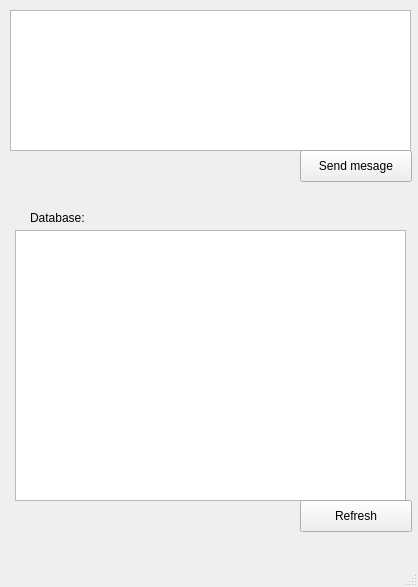
<?xml version="1.0" encoding="UTF-8"?>
<ui version="4.0">
 <class>MainWindow</class>
 <widget class="QMainWindow" name="MainWindow">
  <property name="geometry">
   <rect>
    <x>0</x>
    <y>0</y>
    <width>418</width>
    <height>587</height>
   </rect>
  </property>
  <property name="windowTitle">
   <string>MainWindow</string>
  </property>
  <widget class="QWidget" name="centralwidget">
   <widget class="QTextEdit" name="textEdit">
    <property name="geometry">
     <rect>
      <x>10</x>
      <y>10</y>
      <width>401</width>
      <height>141</height>
     </rect>
    </property>
   </widget>
   <widget class="QPushButton" name="pushButton">
    <property name="geometry">
     <rect>
      <x>300</x>
      <y>150</y>
      <width>112</width>
      <height>32</height>
     </rect>
    </property>
    <property name="text">
     <string>Send mesage</string>
    </property>
   </widget>
   <widget class="QTableView" name="tableView">
    <property name="geometry">
     <rect>
      <x>15</x>
      <y>230</y>
      <width>391</width>
      <height>271</height>
     </rect>
    </property>
   </widget>
   <widget class="QPushButton" name="pushButton_2">
    <property name="geometry">
     <rect>
      <x>300</x>
      <y>500</y>
      <width>112</width>
      <height>32</height>
     </rect>
    </property>
    <property name="text">
     <string>Refresh</string>
    </property>
   </widget>
   <widget class="QLabel" name="label">
    <property name="geometry">
     <rect>
      <x>30</x>
      <y>210</y>
      <width>58</width>
      <height>16</height>
     </rect>
    </property>
    <property name="text">
     <string>Database:</string>
    </property>
   </widget>
  </widget>
  <widget class="QMenuBar" name="menubar">
   <property name="geometry">
    <rect>
     <x>0</x>
     <y>0</y>
     <width>418</width>
     <height>22</height>
    </rect>
   </property>
  </widget>
  <widget class="QStatusBar" name="statusbar"/>
 </widget>
 <resources/>
 <connections/>
</ui>
